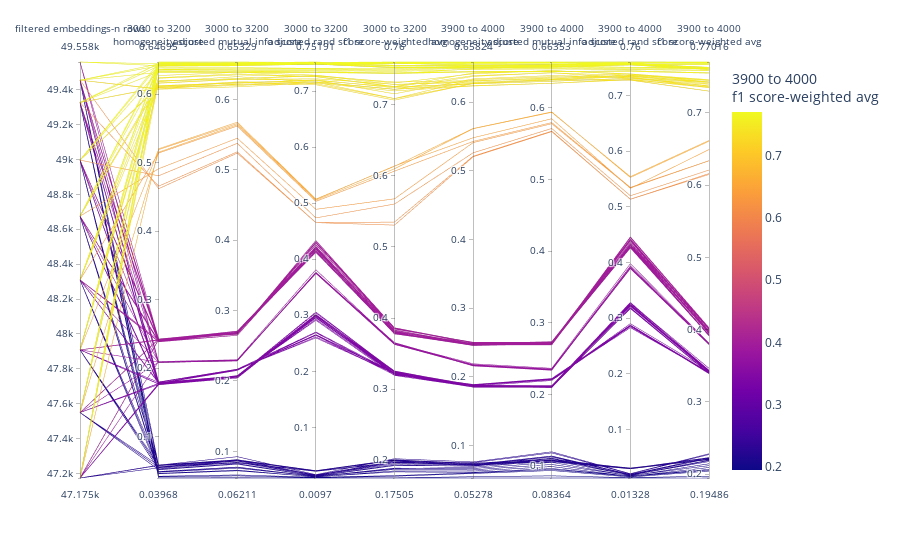

The code cell stored with this chart in its notebook:
### Code cell
l_cols_plot_raw_ = l_parallel_params + l_parallel_metrics_3k + l_parallel_metrics_4k
l_cols_plot_clean_ = [rename_col_for_display(c) for c in l_cols_plot_raw_]
df_plot_ = (
    df_mlf_clustering_candidates[l_cols_plot_raw_]
    .rename(columns={c: rename_col_for_display(c) for c in l_cols_plot_raw_})
    .reset_index(drop=True)
)

fig = px.parallel_coordinates(
    df_plot_,
    color=l_cols_plot_clean_[-1],
    # dimensions=l_cols_plot_clean_,
    # labels={},
    # color_continuous_scale=px.colors.diverging.Tealrose,
    # color_continuous_midpoint=2
)
fig.show()

### Figure 1 — Plotly figure (JSON) as saved in the notebook; plotly's stock layout.template omitted (floating-point values rounded to 4 significant figures; data arrays with more than 128 entries replaced by an {"elided": "..."} marker saying what was removed)
{"data": [{"dimensions": [{"label": "filtered embeddings-n rows", "values": {"elided": "132 int values"}}, {"label": "3000 to 3200<br>homogeneity score", "values": {"elided": "132 float values"}}, {"label": "3000 to 3200<br>adjusted mutual info score", "values": {"elided": "132 float values"}}, {"label": "3000 to 3200<br>adjusted rand score", "values": {"elided": "132 float values"}}, {"label": "3000 to 3200<br>f1 score-weighted avg", "values": {"elided": "132 float values"}}, {"label": "3900 to 4000<br>homogeneity score", "values": {"elided": "132 float values"}}, {"label": "3900 to 4000<br>adjusted mutual info score", "values": {"elided": "132 float values"}}, {"label": "3900 to 4000<br>adjusted rand score", "values": {"elided": "132 float values"}}, {"label": "3900 to 4000<br>f1 score-weighted avg", "values": {"elided": "132 float values"}}], "domain": {"x": [0, 1], "y": [0, 1]}, "line": {"color": {"elided": "132 float values"}, "coloraxis": "coloraxis"}, "name": "", "type": "parcoords"}], "layout": {"autosize": true, "coloraxis": {"colorbar": {"title": {"text": "3900 to 4000<br>f1 score-weighted avg"}}, "colorscale": [[0, "#0d0887"], [0.1111, "#46039f"], [0.2222, "#7201a8"], [0.3333, "#9c179e"], [0.4444, "#bd3786"], [0.5556, "#d8576b"], [0.6667, "#ed7953"], [0.7778, "#fb9f3a"], [0.8889, "#fdca26"], [1, "#f0f921"]]}, "legend": {"tracegroupgap": 0}, "margin": {"t": 60}}}
